Frame 1 (no input): blank canvas, image omitted
Frame 60 (the mouse pressed at the canvas centre just before this capture): blank canvas, image omitted
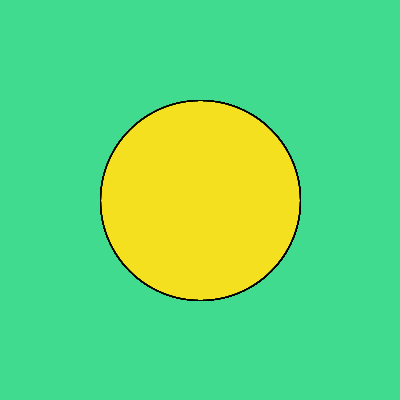
Frame 120 (the mouse held since frame 60 and released just before this capture)

The Processing sketch whose frames 1 and 60 were blank and that drew this single picture after the mouse press (run headless with seeded random() and noise(); from frame 60 on, the mouse is pressed at the canvas centre):

// Processing sketch: processing_61276
// ── processing_61276.pde

void setup () {
  size (400, 400);
  smooth();
  background(64, 219, 143);

  rectMode(CENTER);
}


void draw () {

  if (mousePressed) {

    fill(255, 229, 23, 12);
    ellipse(width/2, height/2, mouseX, mouseY);
  }
  else {
    fill(255, 25);
    ellipse(pmouseX, pmouseY, mouseX/2, mouseY/2);
  }
}
